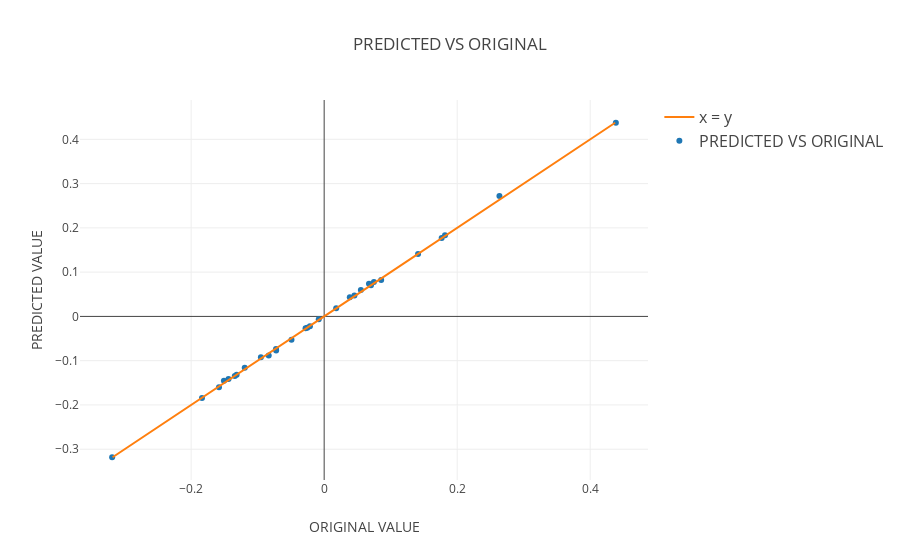

Notebook source saved alongside this figure:
### Markdown cell above
## SCATTER PLOT FOR OLS ##

### Code cell
trace1 = go.Scatter(
    x=predict_ols,
    y= Y_test,
    mode='markers',
    name = 'PREDICTED VS ORIGINAL',
    line=dict(shape='linear')
)
trace2 = go.Scatter(
    x= Y_test,
    y= Y_test,
    mode='lines',
    name = 'x = y',
    line=dict(shape='linear')
)
data = [trace1, trace2]
layout = dict(
    title='PREDICTED VS ORIGINAL',
    yaxis = dict(
        title='PREDICTED VALUE'
    ),
    xaxis = dict(
        title='ORIGINAL VALUE'
    ),
    legend=dict(
        traceorder='reversed',
        font=dict(size=16)
    )
)
fig = dict(data=data, layout=layout)
plot.iplot(fig, filename='SCATTER PLOT FOR OLS')

### Figure 1 — Plotly figure (JSON) as saved in the notebook; plotly's stock layout.template omitted (floating-point values rounded to 4 significant figures)
{"data": [{"line": {"shape": "linear"}, "mode": "markers", "name": "PREDICTED VS ORIGINAL", "type": "scatter", "x": [-0.02547, -0.008135, 0.4386, 0.07037, -0.02794, 0.01805, 0.08573, 0.04548, -0.08337, -0.1582, -0.1316, -0.1507, -0.04912, -0.1837, -0.09513, 0.0552, -0.1194, -0.07237, -0.02139, -0.1438, -0.3188, -0.1344, -0.07223, 0.06739, 0.03854, 0.1767, 0.0748, 0.2635, 0.1817, 0.1412], "y": [-0.02541, -0.006448, 0.4375, 0.0703, -0.02676, 0.01861, 0.08204, 0.04712, -0.08822, -0.1601, -0.1317, -0.1454, -0.05254, -0.1844, -0.09209, 0.05942, -0.116, -0.0735, -0.02197, -0.1416, -0.3181, -0.1346, -0.07713, 0.07402, 0.04331, 0.1771, 0.07746, 0.2723, 0.1833, 0.1412]}, {"line": {"shape": "linear"}, "mode": "lines", "name": "x = y", "type": "scatter", "x": [-0.02541, -0.006448, 0.4375, 0.0703, -0.02676, 0.01861, 0.08204, 0.04712, -0.08822, -0.1601, -0.1317, -0.1454, -0.05254, -0.1844, -0.09209, 0.05942, -0.116, -0.0735, -0.02197, -0.1416, -0.3181, -0.1346, -0.07713, 0.07402, 0.04331, 0.1771, 0.07746, 0.2723, 0.1833, 0.1412], "y": [-0.02541, -0.006448, 0.4375, 0.0703, -0.02676, 0.01861, 0.08204, 0.04712, -0.08822, -0.1601, -0.1317, -0.1454, -0.05254, -0.1844, -0.09209, 0.05942, -0.116, -0.0735, -0.02197, -0.1416, -0.3181, -0.1346, -0.07713, 0.07402, 0.04331, 0.1771, 0.07746, 0.2723, 0.1833, 0.1412]}], "layout": {"legend": {"font": {"size": 16}, "traceorder": "reversed"}, "title": "PREDICTED VS ORIGINAL", "xaxis": {"title": "ORIGINAL VALUE"}, "yaxis": {"title": "PREDICTED VALUE"}}}
